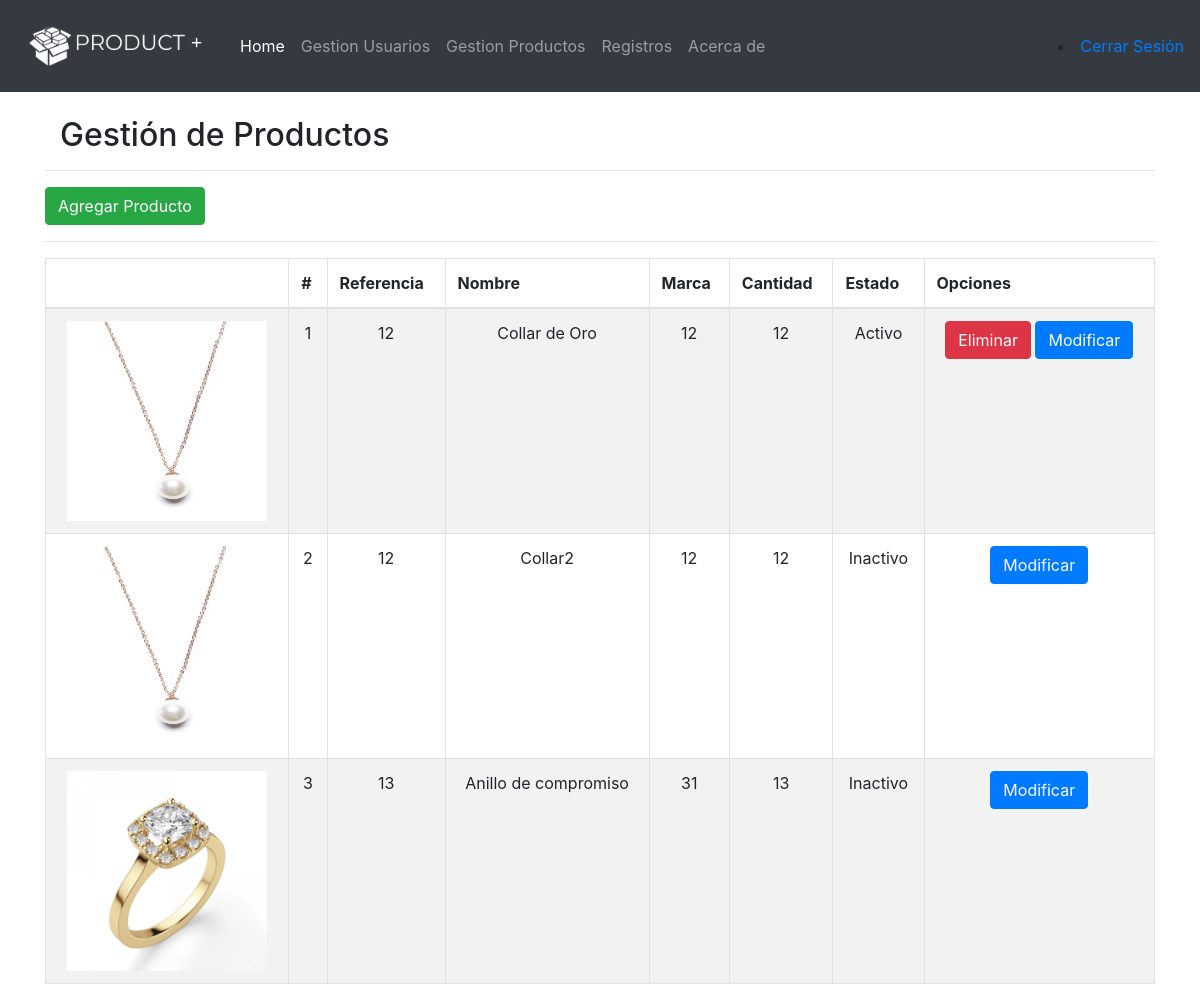
The app's page /product (signed in) with its own data.
### app.py (models this page shows, shortened)
class Product(db.Model):
    id = db.Column(db.Integer, primary_key=True)
    nombre = db.Column(db.String(200), nullable=False)
    referencia = db.Column(db.String(25), nullable=False)
    marca = db.Column(db.String(50), nullable=False)
    precio = db.Column(db.Integer, nullable =False)
    cantidad = db.Column(db.Integer, nullable=False)
    imagen = db.Column(db.String(50), nullable=False)
    date_created = db.Column(db.DateTime, default=datetime.utcnow)
    estado = db.Column(db.String, nullable=False)

### app.py (the view)
@app.route('/product')
@login_required
def product():
    products = Product.query.order_by(Product.date_created).all()
    return render_template('gestionProductos.html',products=products)

### app.py (called while the page is built)
def login_required(view):
    @functools.wraps( view )
    def wrapped_view(**kwargs):
        if g.user is None:
            return redirect( url_for( 'index' ) )
        return view( **kwargs )
    return wrapped_view

@app.before_request
def load_logged_in_user():
    user_id = session.get( 'user_id' )
    if user_id is None:
        g.user = None
    else:
        user = User.query.filter_by(id = user_id).first()
        g.user = user

### templates/gestionProductos.html (shortened to what this page needs)
{% extends 'base.html' %} {% block content %}
<div class="container">
    <br>
    <div class="col-md-8">
        <h2>Gestión de Productos</h2>
    </div>
    <hr>
    <a class="btn btn-success" href="/addProduct">Agregar Producto</a>
    <hr>
    <table class="table table-striped table-bordered">
        <thead>
            <tr>
                <th scope="col"></th>
                <th scope="col">#</th>
                <th scope="col">Referencia</th>
                <th scope="col">Nombre</th>
                <th scope="col">Marca</th>
                <th scope="col">Cantidad</th>
                <th scope="col">Estado</th>
                <th scope="col">Opciones</th>
            </tr>
        </thead>
        <tbody>
            {% for product in products%}
            <tr>
                <td>
                    {% if product.imagen %}
                    <img src="{{ url_for('static',filename='imgProduct/'+product.imagen )}}" width="200px" height="200px" alt=""></td>
                {% endif %}
                <td>{{ product.id }}</td>
                <td>{{ product.referencia }}</td>
                <td>{{ product.nombre }}</td>
                <td>{{ product.marca}}</td>
                <td>{{ product.cantidad}}</td>
                {% if product.estado == '1' %}
                <td>Activo</td>
                {% endif %} {% if product.estado == '2' %}
                <td>Inactivo</td>
                {% endif %}
                <td>
                    {% if product.estado != '2' %}
                    <a href="/deleteProduct/{{product.id}}" class="btn btn-danger">Eliminar</a> {% endif %}
                    <a href="/updateProduct/{{product.id}}" class="btn btn-primary">Modificar</a>
                </td>
            </tr>
            {% endfor %}
        </tbody>
    </table>
</div>
{% endblock %}

### templates/base.html (shortened to what this page needs)
<!DOCTYPE html>
<html lang="en">
<head>
    <link rel="stylesheet" href="{{ url_for('static',filename='css/main.css')}}"> {% block styles %} {{ bootstrap.load_css() }} {% endblock %}
</head>
<body>
    <header>
        <nav class="navbar navbar-expand-lg navbar-dark bg-dark ">
            <a class="navbar-brand" href="#">
                <img src="{{ url_for('static',filename='img/product.png')}}" width="200" alt="Product +">
            </a>
            <div class="collapse navbar-collapse" id="navbarNav">
                <ul class="navbar-nav">
                    <li class="nav-item active">
                        <a class="nav-link" href="/home">Home <span class="sr-only">(current)</span></a>
                    </li>
                    <li class="nav-item">
                        <a class="nav-link" href="/user">Gestion Usuarios</a>
                    </li>
                    <li class="nav-item">
                        <a class="nav-link" href="/product">Gestion Productos</a>
                    </li>
                    <li class="nav-item">
                        <a class="nav-link" href="/records">Registros</a>
                    </li>
                    <li class="nav-item">
                        <a class="nav-link" href="#">Acerca de</a>
                    </li>
                </ul>
                <li class="nav-item ">
                    <a class="pull-right" href="/logout" tabindex="-1" aria-disabled="false" class="btn btn-danger">Cerrar Sesión</a>
                </li>
            </div>
        </nav>
    </header>
    {% block content %}{% endblock %} {% block scripts %} {{ bootstrap.load_js() }} {% endblock %}
</body>
</html>

### static/css/main.css (style rules this page uses)
body, html { margin: 0; font-family: sans-serif; }
table, td, th { border: 1px solid #aaa; }
table { border-collapse: collapse; width: 100%; }
th { height: 30px; }
td { text-align: center; padding: 5px; }

### records on screen
Product: imagen (picture), id "1", referencia "12", nombre "Collar de Oro", marca "12", cantidad "12", estado "Activo"
Product: imagen (picture), id "2", referencia "12", nombre "Collar2", marca "12", cantidad "12", estado "Inactivo"
Product: imagen (picture), id "3", referencia "13", nombre "Anillo de compromiso", marca "31", cantidad "13", estado "Inactivo"
